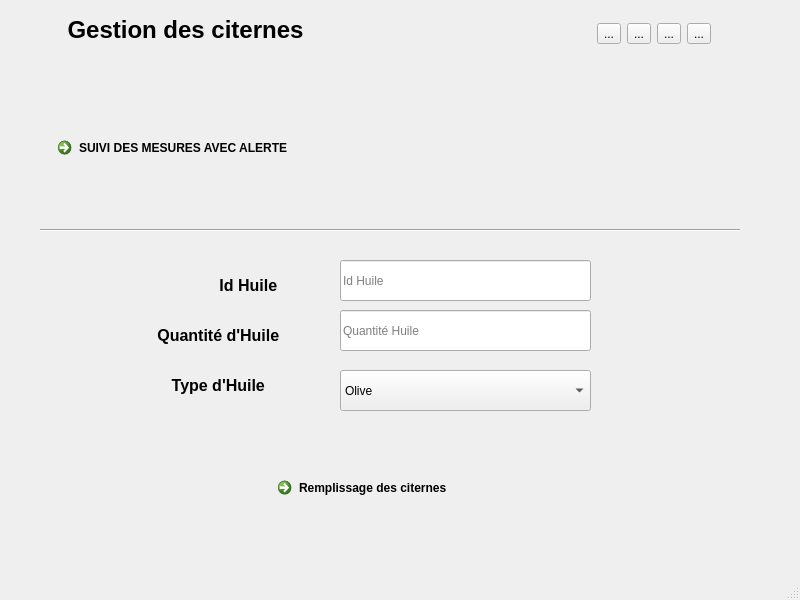
<?xml version="1.0" encoding="UTF-8"?>
<ui version="4.0">
 <class>Citernes</class>
 <widget class="QMainWindow" name="Citernes">
  <property name="geometry">
   <rect>
    <x>0</x>
    <y>0</y>
    <width>800</width>
    <height>600</height>
   </rect>
  </property>
  <property name="windowTitle">
   <string>MainWindow</string>
  </property>
  <widget class="QWidget" name="centralwidget">
   <widget class="QStackedWidget" name="metiersCiternes">
    <property name="geometry">
     <rect>
      <x>40</x>
      <y>50</y>
      <width>700</width>
      <height>501</height>
     </rect>
    </property>
    <property name="currentIndex">
     <number>3</number>
    </property>
    <widget class="QWidget" name="ajoutCiternes">
     <widget class="QWidget" name="formLayoutWidget">
      <property name="geometry">
       <rect>
        <x>50</x>
        <y>20</y>
        <width>621</width>
        <height>502</height>
       </rect>
      </property>
      <layout class="QFormLayout" name="formLayout">
       <property name="verticalSpacing">
        <number>43</number>
       </property>
       <item row="0" column="0">
        <widget class="QLabel" name="CapaciteMaximale">
         <property name="text">
          <string>Capacite Maximale</string>
         </property>
        </widget>
       </item>
       <item row="0" column="1">
        <widget class="QLineEdit" name="SaiCapa">
         <property name="placeholderText">
          <string>Capacite Maximale</string>
         </property>
        </widget>
       </item>
       <item row="1" column="0">
        <widget class="QLabel" name="NiveauActuel">
         <property name="text">
          <string>Niveau Actuel</string>
         </property>
        </widget>
       </item>
       <item row="1" column="1">
        <widget class="QLineEdit" name="SaiNiv">
         <property name="placeholderText">
          <string>Niveau Actuel</string>
         </property>
        </widget>
       </item>
       <item row="2" column="0">
        <widget class="QLabel" name="TypeHuile">
         <property name="text">
          <string>Type Huile</string>
         </property>
        </widget>
       </item>
       <item row="2" column="1">
        <widget class="QComboBox" name="SaiTyp">
         <item>
          <property name="text">
           <string>Olive</string>
          </property>
         </item>
         <item>
          <property name="text">
           <string>Raffinée</string>
          </property>
         </item>
         <item>
          <property name="text">
           <string>Bio</string>
          </property>
         </item>
         <item>
          <property name="text">
           <string>Alimentaire</string>
          </property>
         </item>
         <item>
          <property name="text">
           <string>Industrielle</string>
          </property>
         </item>
        </widget>
       </item>
       <item row="3" column="0">
        <widget class="QLabel" name="Temperature">
         <property name="text">
          <string>Température</string>
         </property>
        </widget>
       </item>
       <item row="3" column="1">
        <widget class="QDoubleSpinBox" name="SaiTem"/>
       </item>
       <item row="4" column="0">
        <widget class="QLabel" name="Etat">
         <property name="text">
          <string>Etat</string>
         </property>
        </widget>
       </item>
       <item row="4" column="1">
        <widget class="QComboBox" name="SaiEtat">
         <item>
          <property name="text">
           <string>Vide</string>
          </property>
         </item>
         <item>
          <property name="text">
           <string>Pleine</string>
          </property>
         </item>
         <item>
          <property name="text">
           <string>En utilisation</string>
          </property>
         </item>
         <item>
          <property name="text">
           <string>En remplissage </string>
          </property>
         </item>
         <item>
          <property name="text">
           <string>En maintenance</string>
          </property>
         </item>
         <item>
          <property name="text">
           <string>Bloquee</string>
          </property>
         </item>
        </widget>
       </item>
       <item row="5" column="1">
        <layout class="QHBoxLayout" name="qjouterCitRow">
         <item>
          <spacer name="horizontalSpacer_ajoutercit">
           <property name="orientation">
            <enum>Qt::Orientation::Horizontal</enum>
           </property>
           <property name="sizeHint" stdset="0">
            <size>
             <width>40</width>
             <height>20</height>
            </size>
           </property>
          </spacer>
         </item>
         <item>
          <widget class="QPushButton" name="ConAjout">
           <property name="text">
            <string>Ajouter</string>
           </property>
           <property name="icon">
            <iconset resource="img.qrc">
             <normaloff>:/img/export.svg</normaloff>:/img/export.svg</iconset>
           </property>
           <property name="iconSize">
            <size>
             <width>18</width>
             <height>18</height>
            </size>
           </property>
          </widget>
         </item>
        </layout>
       </item>
      </layout>
     </widget>
    </widget>
    <widget class="QWidget" name="consulterciterne">
     <layout class="QVBoxLayout" name="consulterLayout">
      <item>
       <layout class="QHBoxLayout" name="horizontalLayout">
        <item>
         <widget class="QLineEdit" name="SaiRecherche"/>
        </item>
        <item>
         <widget class="QToolButton" name="Recherche">
          <property name="text">
           <string>...</string>
          </property>
          <property name="icon">
           <iconset resource="img.qrc">
            <normaloff>:/img/search.svg</normaloff>:/img/search.svg</iconset>
          </property>
          <property name="autoRaise">
           <bool>true</bool>
          </property>
         </widget>
        </item>
        <item>
         <widget class="QComboBox" name="Trier">
          <property name="editable">
           <bool>false</bool>
          </property>
          <property name="currentText">
           <string>Trier</string>
          </property>
          <item>
           <property name="text">
            <string>Trier</string>
           </property>
          </item>
          <item>
           <property name="text">
            <string>Niveau Actuel</string>
           </property>
          </item>
          <item>
           <property name="text">
            <string>Type Huile</string>
           </property>
          </item>
          <item>
           <property name="text">
            <string>Capacite Maximale</string>
           </property>
          </item>
          <item>
           <property name="text">
            <string>Température</string>
           </property>
          </item>
          <item>
           <property name="text">
            <string>Etat</string>
           </property>
          </item>
         </widget>
        </item>
       </layout>
      </item>
      <item>
       <widget class="QTableWidget" name="ListeCiterne">
        <attribute name="verticalHeaderDefaultSectionSize">
         <number>37</number>
        </attribute>
        <row/>
        <column>
         <property name="text">
          <string>Id</string>
         </property>
        </column>
        <column>
         <property name="text">
          <string>Capacite Maximale</string>
         </property>
        </column>
        <column>
         <property name="text">
          <string>Niveau Actuel</string>
         </property>
        </column>
        <column>
         <property name="text">
          <string>Type Huile</string>
         </property>
        </column>
        <column>
         <property name="text">
          <string>Température</string>
         </property>
        </column>
        <column>
         <property name="text">
          <string>Etat</string>
         </property>
        </column>
        <column>
         <property name="text">
          <string>Action</string>
         </property>
        </column>
       </widget>
      </item>
      <item>
       <layout class="QHBoxLayout" name="_2">
        <item>
         <spacer name="horizontalSpacer_export">
          <property name="orientation">
           <enum>Qt::Orientation::Horizontal</enum>
          </property>
          <property name="sizeHint" stdset="0">
           <size>
            <width>40</width>
            <height>20</height>
           </size>
          </property>
         </spacer>
        </item>
        <item>
         <widget class="QPushButton" name="exporterListeCiterne">
          <property name="text">
           <string>Exporter</string>
          </property>
          <property name="icon">
           <iconset resource="img.qrc">
            <normaloff>:/img/export.svg</normaloff>:/img/export.svg</iconset>
          </property>
          <property name="iconSize">
           <size>
            <width>18</width>
            <height>18</height>
           </size>
          </property>
         </widget>
        </item>
       </layout>
      </item>
     </layout>
    </widget>
    <widget class="QWidget" name="statCiterne">
     <layout class="QVBoxLayout" name="statPersonnelLayout">
      <item>
       <widget class="QWidget" name="chartStatusContainer" native="true">
        <widget class="QLabel" name="FaireLesStat">
         <property name="geometry">
          <rect>
           <x>20</x>
           <y>-10</y>
           <width>251</width>
           <height>41</height>
          </rect>
         </property>
         <property name="text">
          <string>&lt;html&gt;&lt;head/&gt;&lt;body&gt;&lt;p align=&quot;center&quot;&gt;&lt;span style=&quot; font-size:10pt; font-weight:700;&quot;&gt;Faire les statistiques  de &lt;/span&gt;&lt;/p&gt;&lt;/body&gt;&lt;/html&gt;</string>
         </property>
        </widget>
        <widget class="QComboBox" name="X">
         <property name="geometry">
          <rect>
           <x>290</x>
           <y>0</y>
           <width>371</width>
           <height>31</height>
          </rect>
         </property>
         <item>
          <property name="text">
           <string>📉 Taux de remplissage global</string>
          </property>
         </item>
         <item>
          <property name="text">
           <string>🧪Répartition des types d’huile</string>
          </property>
         </item>
         <item>
          <property name="text">
           <string>🌡️Température des citernes</string>
          </property>
         </item>
         <item>
          <property name="text">
           <string>🛢️ État des citernes</string>
          </property>
         </item>
        </widget>
       </widget>
      </item>
     </layout>
    </widget>
    <widget class="QWidget" name="AvCiterne">
     <widget class="QLabel" name="QuantiteHuile">
      <property name="geometry">
       <rect>
        <x>80</x>
        <y>270</y>
        <width>201</width>
        <height>31</height>
       </rect>
      </property>
      <property name="text">
       <string>&lt;html&gt;&lt;head/&gt;&lt;body&gt;&lt;p align=&quot;center&quot;&gt;&lt;span style=&quot; font-size:12pt; font-weight:700;&quot;&gt;Quantité d'Huile &lt;/span&gt;&lt;/p&gt;&lt;/body&gt;&lt;/html&gt;</string>
      </property>
     </widget>
     <widget class="QLabel" name="idhuile">
      <property name="geometry">
       <rect>
        <x>110</x>
        <y>220</y>
        <width>201</width>
        <height>31</height>
       </rect>
      </property>
      <property name="text">
       <string>&lt;html&gt;&lt;head/&gt;&lt;body&gt;&lt;p align=&quot;center&quot;&gt;&lt;span style=&quot; font-size:12pt; font-weight:700;&quot;&gt;Id Huile  &lt;/span&gt;&lt;/p&gt;&lt;/body&gt;&lt;/html&gt;</string>
      </property>
     </widget>
     <widget class="QLineEdit" name="saiidhuile">
      <property name="geometry">
       <rect>
        <x>300</x>
        <y>210</y>
        <width>251</width>
        <height>41</height>
       </rect>
      </property>
      <property name="placeholderText">
       <string>Id Huile </string>
      </property>
     </widget>
     <widget class="QCommandLinkButton" name="mesure">
      <property name="geometry">
       <rect>
        <x>10</x>
        <y>80</y>
        <width>681</width>
        <height>51</height>
       </rect>
      </property>
      <property name="text">
       <string>SUIVI DES MESURES AVEC ALERTE </string>
      </property>
     </widget>
     <widget class="QCommandLinkButton" name="remplissageCi">
      <property name="geometry">
       <rect>
        <x>230</x>
        <y>420</y>
        <width>271</width>
        <height>51</height>
       </rect>
      </property>
      <property name="text">
       <string>Remplissage des citernes</string>
      </property>
     </widget>
     <widget class="QLineEdit" name="saiquanhuile">
      <property name="geometry">
       <rect>
        <x>300</x>
        <y>260</y>
        <width>251</width>
        <height>41</height>
       </rect>
      </property>
      <property name="placeholderText">
       <string>Quantité Huile </string>
      </property>
     </widget>
     <widget class="Line" name="line">
      <property name="geometry">
       <rect>
        <x>-10</x>
        <y>170</y>
        <width>721</width>
        <height>20</height>
       </rect>
      </property>
      <property name="orientation">
       <enum>Qt::Orientation::Horizontal</enum>
      </property>
     </widget>
     <widget class="QLabel" name="TypeHuile_2">
      <property name="geometry">
       <rect>
        <x>80</x>
        <y>320</y>
        <width>201</width>
        <height>31</height>
       </rect>
      </property>
      <property name="text">
       <string>&lt;html&gt;&lt;head/&gt;&lt;body&gt;&lt;p align=&quot;center&quot;&gt;&lt;span style=&quot; font-size:12pt; font-weight:700;&quot;&gt;Type d'Huile &lt;/span&gt;&lt;/p&gt;&lt;/body&gt;&lt;/html&gt;</string>
      </property>
     </widget>
     <widget class="QComboBox" name="saiTyphuile">
      <property name="geometry">
       <rect>
        <x>300</x>
        <y>320</y>
        <width>251</width>
        <height>41</height>
       </rect>
      </property>
      <item>
       <property name="text">
        <string>Olive</string>
       </property>
      </item>
      <item>
       <property name="text">
        <string>Raffinée</string>
       </property>
      </item>
      <item>
       <property name="text">
        <string>Bio</string>
       </property>
      </item>
      <item>
       <property name="text">
        <string>Alimentaire</string>
       </property>
      </item>
      <item>
       <property name="text">
        <string>Industrielle</string>
       </property>
      </item>
     </widget>
    </widget>
   </widget>
   <widget class="QWidget" name="horizontalLayoutWidget_3">
    <property name="geometry">
     <rect>
      <x>510</x>
      <y>20</y>
      <width>201</width>
      <height>28</height>
     </rect>
    </property>
    <layout class="QHBoxLayout" name="horizontalLayout_3">
     <item>
      <spacer name="horizontalSpacer_2">
       <property name="orientation">
        <enum>Qt::Orientation::Horizontal</enum>
       </property>
       <property name="sizeHint" stdset="0">
        <size>
         <width>40</width>
         <height>20</height>
        </size>
       </property>
      </spacer>
     </item>
     <item>
      <widget class="QToolButton" name="AjoutCiterne">
       <property name="toolTip">
        <string>Ajouter</string>
       </property>
       <property name="text">
        <string>...</string>
       </property>
       <property name="icon">
        <iconset resource="img.qrc">
         <normaloff>:/img/add.svg</normaloff>:/img/add.svg</iconset>
       </property>
      </widget>
     </item>
     <item>
      <widget class="QToolButton" name="ConsulterCiterne">
       <property name="toolTip">
        <string>Consulter</string>
       </property>
       <property name="text">
        <string>...</string>
       </property>
       <property name="icon">
        <iconset resource="img.qrc">
         <normaloff>:/img/search.svg</normaloff>:/img/search.svg</iconset>
       </property>
      </widget>
     </item>
     <item>
      <widget class="QToolButton" name="StatistiqueCiterne">
       <property name="toolTip">
        <string>Statistiques</string>
       </property>
       <property name="text">
        <string>...</string>
       </property>
       <property name="icon">
        <iconset resource="img.qrc">
         <normaloff>:/img/chart.svg</normaloff>:/img/chart.svg</iconset>
       </property>
      </widget>
     </item>
     <item>
      <widget class="QToolButton" name="MetierAvanceCiterne">
       <property name="toolTip">
        <string>Avancé</string>
       </property>
       <property name="text">
        <string>...</string>
       </property>
       <property name="icon">
        <iconset resource="img.qrc">
         <normaloff>:/img/settings.svg</normaloff>:/img/settings.svg</iconset>
       </property>
      </widget>
     </item>
    </layout>
   </widget>
   <widget class="QLabel" name="GestionsDesCiternes">
    <property name="geometry">
     <rect>
      <x>10</x>
      <y>10</y>
      <width>351</width>
      <height>41</height>
     </rect>
    </property>
    <property name="text">
     <string>&lt;html&gt;&lt;head/&gt;&lt;body&gt;&lt;p align=&quot;center&quot;&gt;&lt;span style=&quot; font-size:18pt; font-weight:700;&quot;&gt;Gestion des citernes&lt;/span&gt;&lt;/p&gt;&lt;/body&gt;&lt;/html&gt;</string>
    </property>
   </widget>
  </widget>
  <widget class="QMenuBar" name="menubar">
   <property name="geometry">
    <rect>
     <x>0</x>
     <y>0</y>
     <width>800</width>
     <height>26</height>
    </rect>
   </property>
  </widget>
  <widget class="QStatusBar" name="statusbar"/>
 </widget>
 <resources>
  <include location="img.qrc"/>
 </resources>
 <connections/>
</ui>
